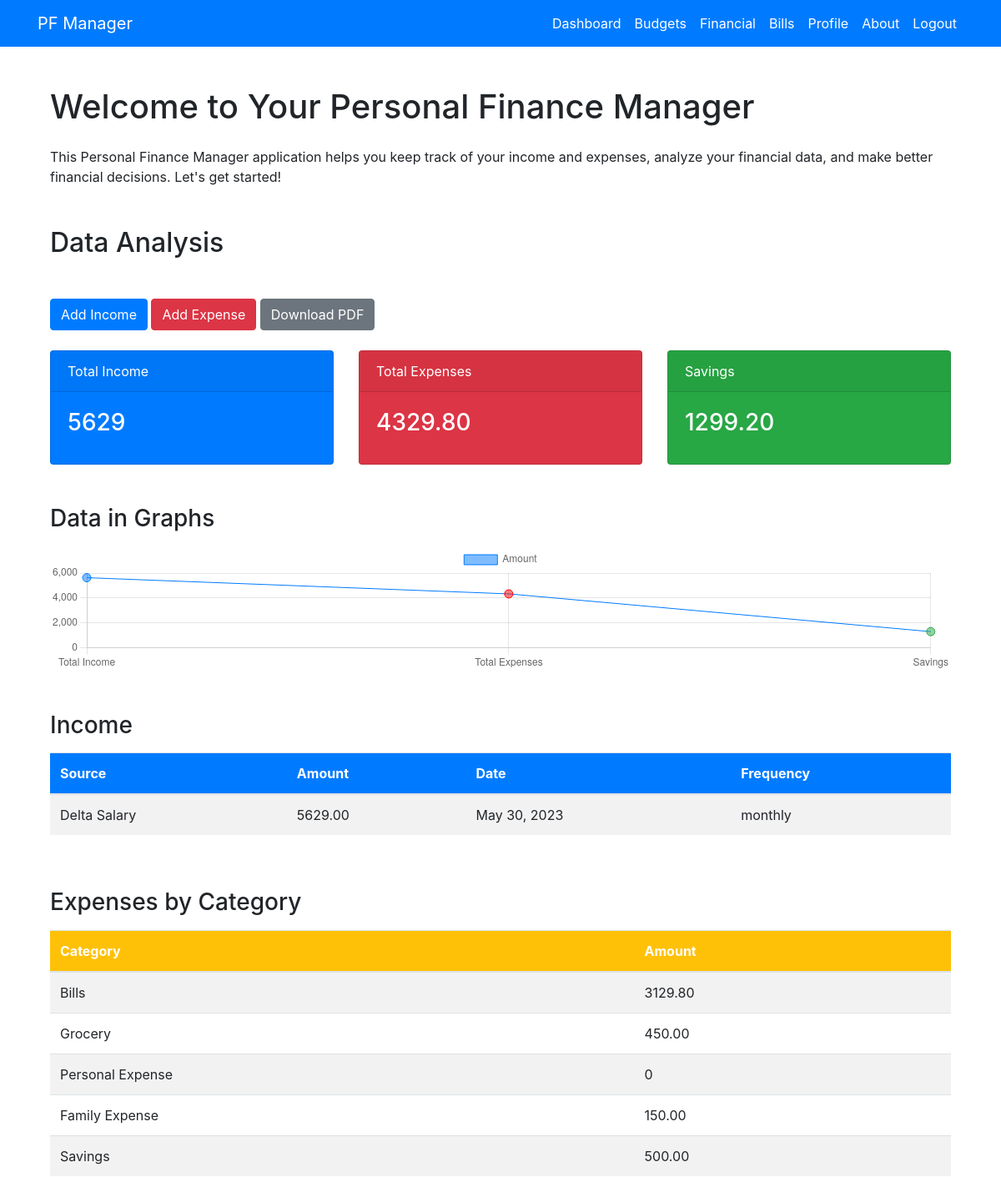
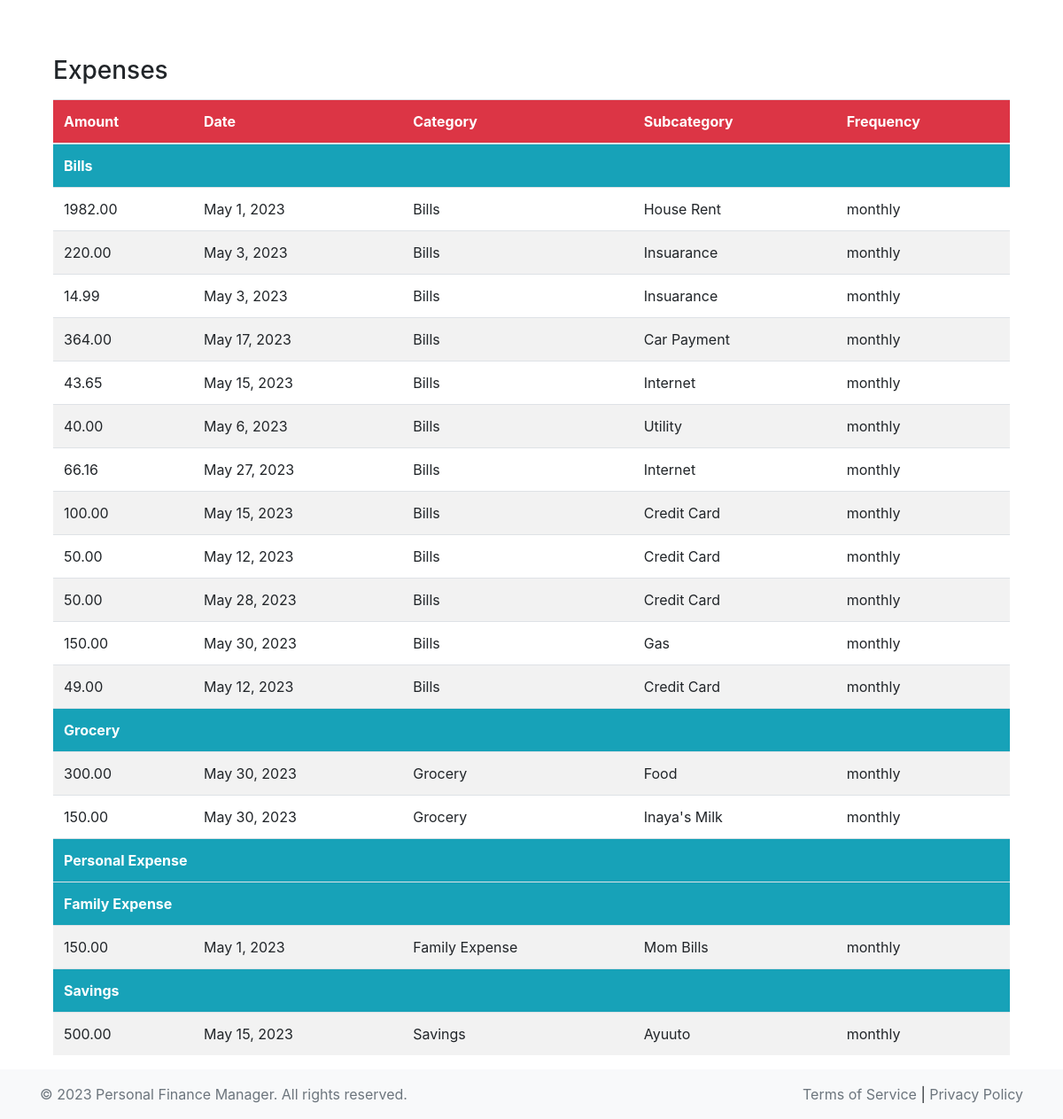
The app's page /data_analysis/ (signed in) with its own data (2 pictures, top to bottom).
### money/models.py (models this page shows, shortened)
class Income(models.Model):
    user = models.ForeignKey(User, on_delete=models.CASCADE)
    source = models.CharField(max_length=255, null=True)
    amount = models.DecimalField(max_digits=10, decimal_places=2)
    date = models.DateField()
    frequency = models.CharField(max_length=255)

class Category(models.Model):
    name = models.CharField(max_length=255)

class Expense(models.Model):
    user = models.ForeignKey(User, on_delete=models.CASCADE)
    amount = models.DecimalField(max_digits=10, decimal_places=2)
    date = models.DateField()
    category = models.ForeignKey(Category, on_delete=models.SET_NULL, null=True)
    subcategory = models.ForeignKey(Subcategory, on_delete=models.SET_NULL, null=True)
    description = models.CharField(max_length=200, null=True)
    frequency = models.CharField(max_length=50)

### money/views.py (the view)
# urls.py: path('data_analysis/', views.data_analysis, name='data_analysis'),
def data_analysis(request):
    if not request.user.is_authenticated:
        return redirect('login')
    context = get_analysis_data(request.user)
    return render(request, 'money/data_analysis.html', context)

### money/templates/money/data_analysis.html
{% extends 'money/base.html' %}
{% block content %}
<div class="container">
  <div class="row">
    <div class="col-md-12">
      <h1 class="mb-4">Welcome to Your Personal Finance Manager</h1>
      <p class="mb-5">This Personal Finance Manager application helps you keep track of your income and expenses, analyze your financial data, and make better financial decisions. Let's get started!</p>
    </div>
  </div>
  <h2 class="mb-5">Data Analysis</h2>
  <div class="row">
    <div class="container mb-4">
        <a href="{% url 'add_income' %}" class="btn btn-primary">Add Income</a>
        <a href="{% url 'expense' %}" class="btn btn-danger">Add Expense</a>
        <a href="{% url 'download_analysis_pdf' %}" class="btn btn-secondary">Download PDF</a>
    </div>
    <div class="col-md-4">
      <div class="card text-white bg-primary mb-5">
        <div class="card-header">Total Income</div>
        <div class="card-body">
          <h3 class="card-title">{{ total_income }}</h3>
        </div>
      </div>
    </div>
    <div class="col-md-4">
      <div class="card text-white bg-danger mb-5">
        <div class="card-header">Total Expenses</div>
        <div class="card-body">
          <h3 class="card-title">{{ total_expenses }}</h3>
        </div>
      </div>
    </div>
    <div class="col-md-4">
      <div class="card text-white bg-success mb-5">
        <div class="card-header">Savings</div>
        <div class="card-body">
          <h3 class="card-title">{{ savings }}</h3>
        </div>
      </div>
    </div>
  </div>
  <div class="row">
    <div class="col-md-12">
      <h3 class="mb-3">Data in Graphs</h3>
      <div class="chart-container">
          <canvas id="barGraph"></canvas>
      </div>
    </div>
  </div>
  <h3 class="mt-5 mb-3">Income</h3>
  <div class="table-responsive">
    <table class="table table-striped">
      <thead class="bg-primary text-white">
        <tr>
          <th scope="col">Source</th>
          <th scope="col">Amount</th>
          <th scope="col">Date</th>
          <th scope="col">Frequency</th>
        </tr>
      </thead>
      <tbody>
        {% for income in income_list %}
        <tr>
          <td>{{ income.source }}</td>
          <td>{{ income.amount }}</td>
          <td>{{ income.date }}</td>
          <td>{{ income.frequency }}</td>
        </tr>
        {% endfor %}
      </tbody>
    </table>
  </div>
  <h3 class="mt-5 mb-3">Expenses by Category</h3>
  <div class="table-responsive">
    <table class="table table-striped">
      <thead class="bg-warning text-white">
        <tr>
          <th scope="col">Category</th>
          <th scope="col">Amount</th>
        </tr>
      </thead>
      <tbody>
        {% for category in category_list %}
        <tr>
          <td>{{ category.name }}</td>
          <td>{{ category.amount }}</td>
        </tr>
        {% endfor %}
      </tbody>
    </table>
  </div>
  <h3 class="mt-5 mb-3">Expenses</h3>
<div class="table-responsive">
  <table class="table table-striped">
    <thead class="bg-danger text-white">
      <tr>
        <th scope="col">Amount</th>
        <th scope="col">Date</th>
        <th scope="col">Category</th>
        <th scope="col">Subcategory</th>
        <th scope="col">Frequency</th>
      </tr>
    </thead>
    <tbody>
      {% for category in category_list %}
        <tr class="bg-info text-white">
          <th colspan="5">{{ category.name }}</th>
        </tr>
        {% for expense in expense_list %}
          {% if expense.category__name == category.name %}
            <tr>
              <td>{{ expense.amount }}</td>
              <td>{{ expense.date }}</td>
              <td>{{ expense.category__name }}</td>
              <td>{{ expense.subcategory__name }}</td>
              <td>{{ expense.frequency }}</td>
            </tr>
          {% endif %}
        {% endfor %}
      {% endfor %}
    </tbody>
  </table>
</div>
</div>
<script>
  // Get the canvas element and create a chart context
  const barGraph = document.getElementById('barGraph').getContext('2d');
  // Store the data in a separate object
  const chartData = {
    total_income: Number('{{ total_income }}'),
    total_expenses: Number('{{ total_expenses }}'),
    savings: Number('{{ savings }}')
  };
  // Create the line chart
  const chart = new Chart(barGraph, {
      type: 'line',
      data: {
          labels: ['Total Income', 'Total Expenses', 'Savings'],
          datasets: [{
              label: 'Amount',
              data: [chartData.total_income, chartData.total_expenses, chartData.savings],
              backgroundColor: [
                  'rgba(0, 123, 255, 0.5)', // Blue for Total Income
                  'rgba(255, 0, 0, 0.5)', // Red for Total Expenses
                  'rgba(40, 167, 69, 0.5)' // Green for Savings
              ],
              borderColor: [
                  'rgba(0, 123, 255, 1)', // Blue for Total Income
                  'rgba(255, 0, 0, 1)', // Red for Total Expenses
                  'rgba(40, 167, 69, 1)' // Green for Savings
              ],
              borderWidth: 1,
              fill: false,
              pointRadius: 5
          }]
      },
      options: {
          responsive: true,
          maintainAspectRatio: false,
          scales: {
              y: {
                  beginAtZero: true
              }
          }
      }
  });
</script>
{% endblock %}

### money/templates/money/base.html (style rules this page uses)
html, body { height: 100%; }

### records on screen
Income: source "Delta Salary", amount "5629.00", date "May 30, 2023", frequency "monthly"
Category: name "Bills", amount "3129.80"
Category: name "Grocery", amount "450.00"
Category: name "Personal Expense", amount "0"
Category: name "Family Expense", amount "150.00"
Category: name "Savings", amount "500.00"
Expense: amount "1982.00", date "May 1, 2023", category__name "Bills", subcategory__name "House Rent", frequency "monthly"
Expense: amount "220.00", date "May 3, 2023", category__name "Bills", subcategory__name "Insuarance", frequency "monthly"
Expense: amount "14.99", date "May 3, 2023", category__name "Bills", subcategory__name "Insuarance", frequency "monthly"
Expense: amount "364.00", date "May 17, 2023", category__name "Bills", subcategory__name "Car Payment", frequency "monthly"
Expense: amount "43.65", date "May 15, 2023", category__name "Bills", subcategory__name "Internet", frequency "monthly"
Expense: amount "40.00", date "May 6, 2023", category__name "Bills", subcategory__name "Utility", frequency "monthly"
Expense: amount "66.16", date "May 27, 2023", category__name "Bills", subcategory__name "Internet", frequency "monthly"
Expense: amount "100.00", date "May 15, 2023", category__name "Bills", subcategory__name "Credit Card", frequency "monthly"
Expense: amount "50.00", date "May 12, 2023", category__name "Bills", subcategory__name "Credit Card", frequency "monthly"
Expense: amount "50.00", date "May 28, 2023", category__name "Bills", subcategory__name "Credit Card", frequency "monthly"
Expense: amount "150.00", date "May 30, 2023", category__name "Bills", subcategory__name "Gas", frequency "monthly"
Expense: amount "49.00", date "May 12, 2023", category__name "Bills", subcategory__name "Credit Card", frequency "monthly"
Expense: amount "300.00", date "May 30, 2023", category__name "Grocery", subcategory__name "Food", frequency "monthly"
Expense: amount "150.00", date "May 30, 2023", category__name "Grocery", subcategory__name "Inaya's Milk", frequency "monthly"
Expense: amount "150.00", date "May 1, 2023", category__name "Family Expense", subcategory__name "Mom Bills", frequency "monthly"
Expense: amount "500.00", date "May 15, 2023", category__name "Savings", subcategory__name "Ayuuto", frequency "monthly"

### other values on screen
{{ total_income }} "5629"
{{ total_expenses }} "4329.80"
{{ savings }} "1299.20"
chart data {{ total_income }} 5629
chart data {{ total_expenses }} 4329.80
chart data {{ savings }} 1299.20
